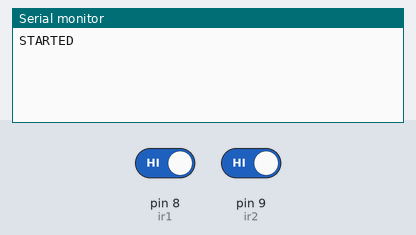
A sketch run on a simulated Arduino Uno, built with avr-gcc and run on an emulated ATmega328P. Shown: the last lines printed to the serial monitor. The inputs (shaded band) are chosen by the test bench; at power-on: pin 8 (ir1) HIGH, pin 9 (ir2) HIGH.

Above: at 1.2 s.
1.3 s: pin 8 (ir1) driven LOW
At 2.5 s:
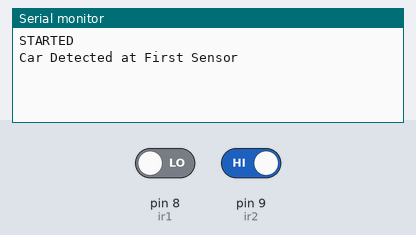
2.8 s: pin 9 (ir2) driven LOW
At 3.9 s:
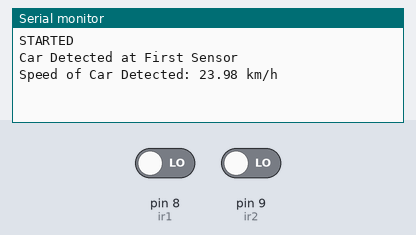

Measured:
- after the input at 1.3 s, the serial monitor: prints a new line at once (image 1)
- after the input at 2.8 s, the serial monitor: prints a new line at once (image 2)

The sketch:

IR_Speed_Transmitter.ino.ino
```cpp
//Keeping Sensor 1 and Sensor 2 at a difference of 10 metre

int ir1 = 8; // Pin Number for Sensor 1
int ir2 = 9; // Pin Number for Sensor 2

long begin_, end_; // Variables to keep track of time
float time_in_seconds, difference; // Varibale to Store time taken by Car
float speed_,speed_in_kmhr; //Variable to Store Calculated Speed of Car
int speedLim = 60; //Speed limit for Overspeeding

void setup() {

  Serial.begin(9600); //Initializing Serial Communications


  pinMode(ir1,INPUT_PULLUP); //Making IR-1 pin as Input
  pinMode(ir2,INPUT_PULLUP); //Making IR-2 pin as Input


  Serial.println("STARTED");


}

void loop()
{
  if(digitalRead(ir1)==LOW) //If Car detected in front of Sensor -1
  {
    Serial.println("Car Detected at First Sensor"); //Print a message
    begin_ = millis(); //Record the Time when Car reaches sensor 1

    while(digitalRead(ir2)==HIGH) //Until Car is not detected at Sensor-2
    {
      delay(1);//Waiting until Car Reaches Sensor 2
    }
    //Car reached at Sensor 2

    end_ = millis(); //Record the Time when Car reaches sensor 2


    difference = end_-begin_;//Calculate total time taken
    time_in_seconds = difference/1000; // Converting milliseconds to seconds //1ms=0.001secs
    speed_ = 10 /time_in_seconds; // 10 metre by time
    speed_in_kmhr = (speed_*3600)/1000; //Converting seconds to Hour and Km

    Serial.print("Speed of Car Detected: ");
    Serial.print(speed_in_kmhr);
    Serial.println(" km/h"); //Print the calculated speed

    if(speed_in_kmhr > speedLim) //If Detected Speed is more that Speed Limit
    {
      Serial.println("OVERSPEED DETECTED"); //Show Warning message
    }

    delay(2000);


  }
  else
  {
    delay(1);//Small Delay
  }


}
```
